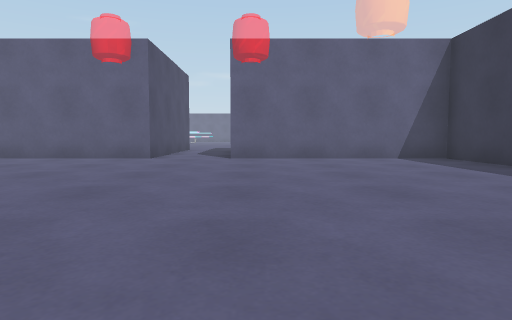
[1] (above)

16 first-person views from a walk through a scene from a Unity 3-D project. The camera is 0.51 m above the floor, tilts 4° down and sees 75° across. The floor is counted in squares, 1 m on a side. Each view is taken from the middle of a square. On the plan, view 1 faces up. The plan holds only what a view shows up to about 9 squares ahead; the rest is blank. The place goes on beyond the plan.

[2]
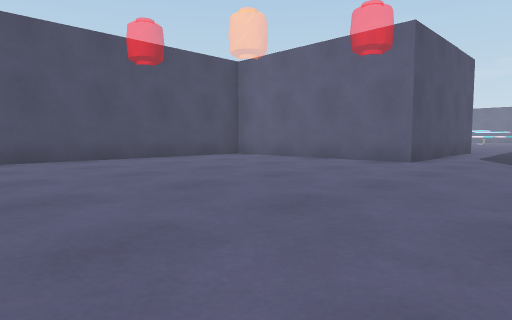

[3]
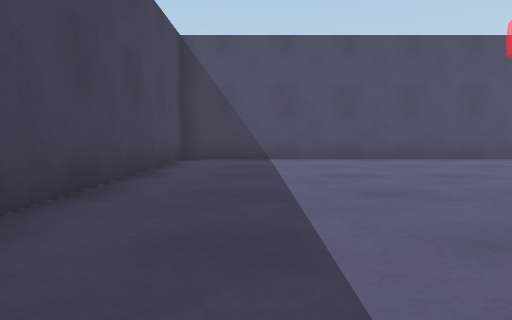

[4]
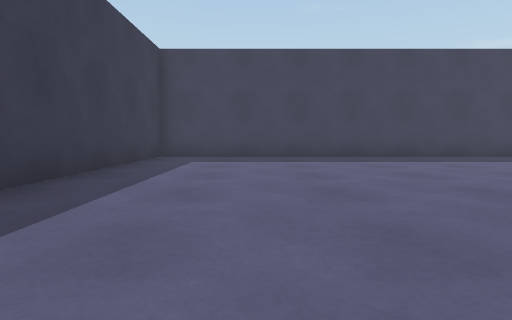

[5]
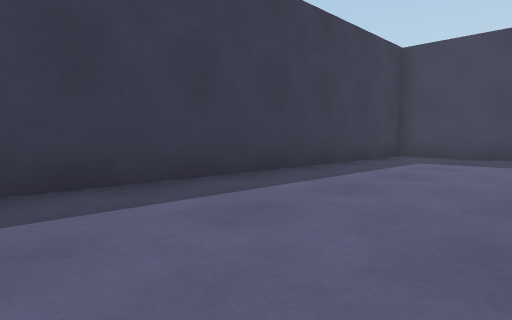

[6]
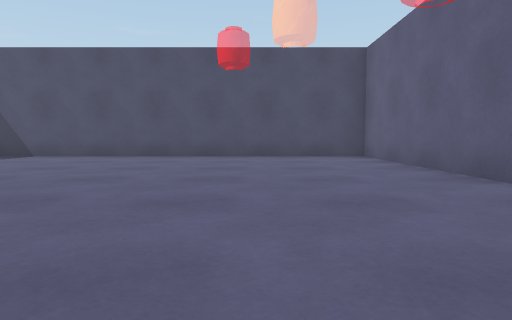

[7]
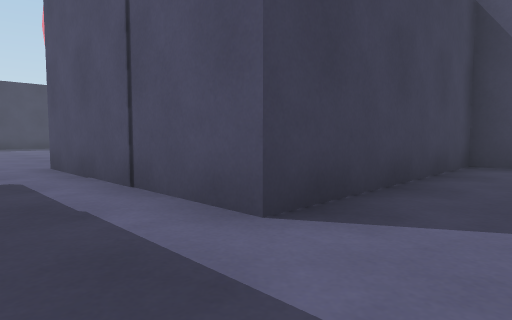

[8]
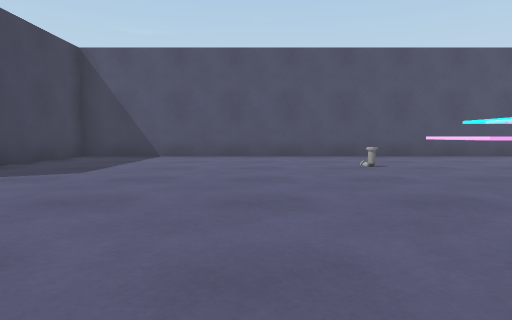

[9]
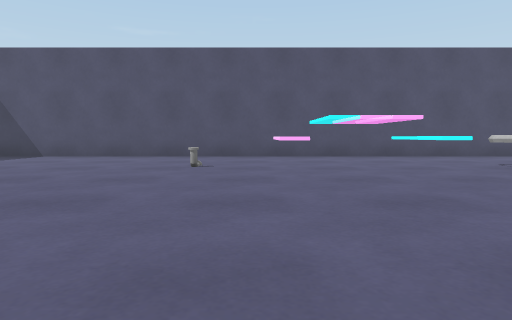

[10]
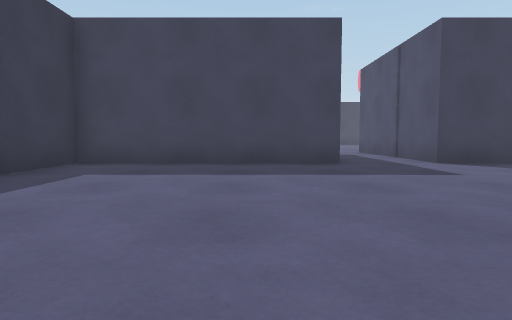

[11]
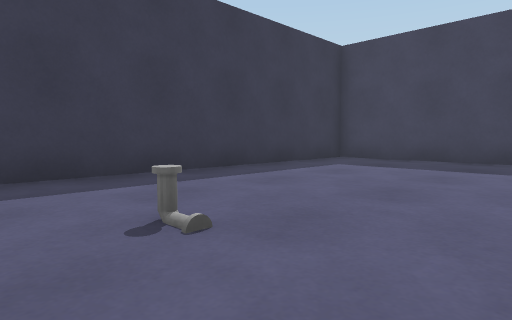

[12]
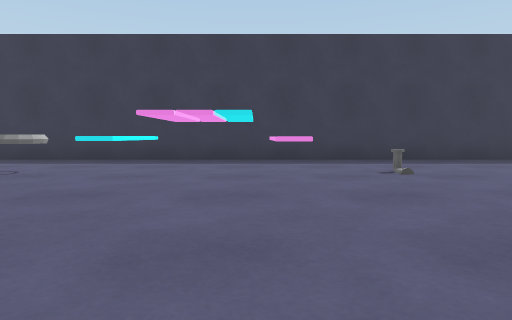

[13]
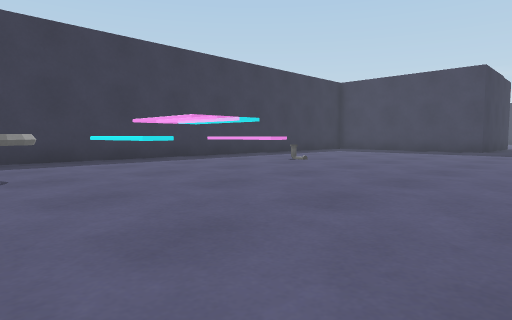

[14]
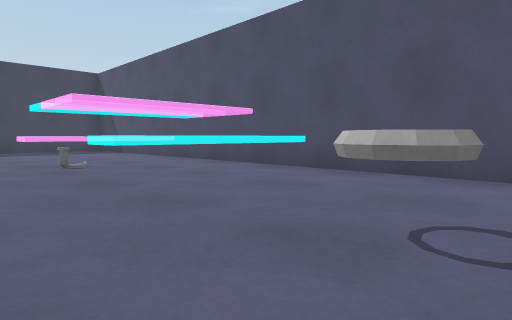

[15]
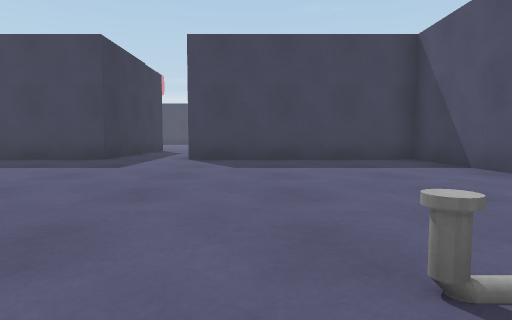

[16]
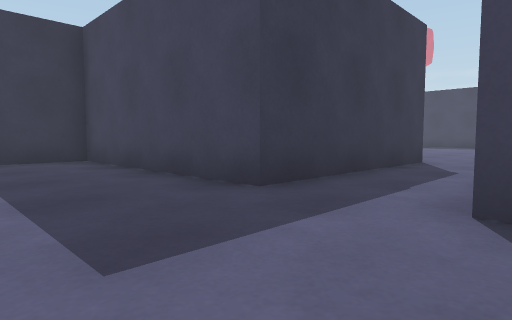

### Floor plan
Points are (right, up) in squares from view 1. A wall is a line through its corners. A room is listed if a view was taken in it or the views show most of it. See-through windows are left out.
Room 1 (views 1, 2, 3, 4, 5, 6)
walls: (-2.5, 7.8) (-7.5, 7.8) (-7.5, -2.7) (4.4, -2.7) (4.4, 7.8) (-0.6, 7.8)
ways out: opening at (-1.5, 7.5) to room 2
Room 2 (views 7, 8, 9, 10, 11, 12, 13, 14, 15, 16)
walls: (-7.5, 25.5) (-7.5, 12.6) (-2.5, 12.6) (-2.5, 7.8); (-0.6, 7.8) (-0.6, 12.6) (4.4, 12.6) (4.4, 25.5)
ways out: opening at (-1.5, 7.5) to room 1
objects: other object (-5, 19); other object (-5, 24); other object (2, 19); other object (2, 24)

Where each view was taken, in squares from view 1:
view 1: 0 up, 0 right, facing up
view 2: 1 up, 0 right, facing up-left
view 3: 1 down, 0 right, facing left
view 4: 6 up, 2 right, facing down
view 5: 6 up, 1 right, facing down-right
view 6: 5 up, 1 right, facing left
view 7: 14 up, 1 left, facing down-left
view 8: 17 up, 1 right, facing left
view 9: 20 up, 1 right, facing left
view 10: 19 up, 1 right, facing down
view 11: 20 up, 0 right, facing down-right
view 12: 21 up, 3 left, facing right
view 13: 25 up, 3 left, facing down-right
view 14: 25 up, 3 left, facing down-left
view 15: 20 up, 4 left, facing down
view 16: 15 up, 3 left, facing down-right
